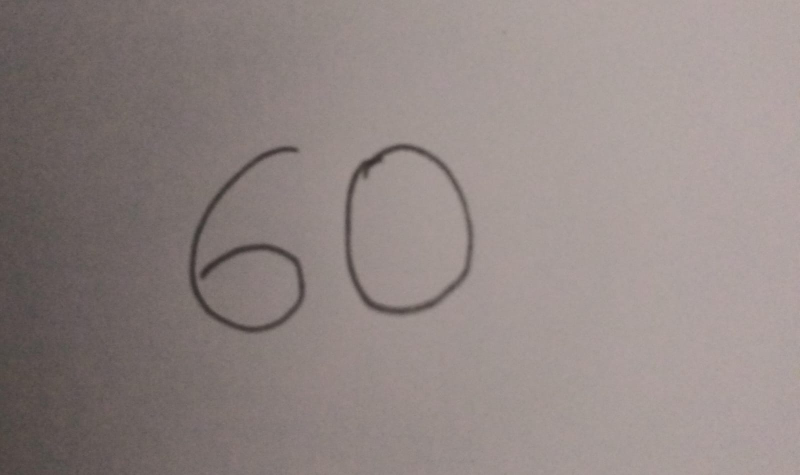
#> input picture Actividades/task_MNIST/images/prueba-2.jpg, 1600 x 950 px (shown at 1/2 size); its folder holds only this picture in this run
$ python -i preprocessing.py   (imports and definitions only)
#> lines starting #> are read from the running program, lines starting #| are printed output that depends on the picture; after the words box and inside, x2 and y2 are one past the last pixel; in counts of white or black regions, pixels touching at a corner belong together
"""
Módulo de preprocesamiento de imágenes para compatibilidad con MNIST y el MLP original.

Responsabilidades:
1. Validar la imagen de entrada y convertirla a escala de grises (manejando transparencia RGBA).
2. Detectar e invertir automáticamente el contraste para garantizar fondo negro (0) y trazo blanco (0-255).
3. Eliminar iluminación irregular o ruido de fondo y generar una máscara binaria limpia.
4. Adaptar cada recorte de dígito individual al estándar geométrico y radiométrico de MNIST:
   - Escalado proporcional (conservando relación de aspecto) dentro de una caja de 20x20 píxeles.
   - Centrado mediante centro de masa dentro de un lienzo de 28x28 píxeles.
   - Rango de intensidades en [0, 255] (SIN dividir entre 255, tal como se entrenó el modelo original).
   - Aplanado al vector de entrada (1, 784).
"""

from __future__ import annotations

from dataclasses import dataclass
from typing import Tuple, Union

import cv2
import numpy as np
from PIL import Image


class ImageProcessingError(ValueError):
    """Excepción controlada cuando una imagen no es válida o no contiene trazos procesables."""


@dataclass
class PreprocessedImage:
    """Resultado del preprocesamiento global de la imagen de entrada."""

    original_rgb: np.ndarray
    grayscale: np.ndarray
    normalized_gray: np.ndarray
    binary_mask: np.ndarray
    inverted_polarity: bool
    contrast_range: float


def load_and_validate_image(image_source: Union[np.ndarray, Image.Image, str]) -> np.ndarray:
    """
    Carga una imagen desde ruta, PIL.Image o np.ndarray y devuelve un arreglo RGB uint8.
    Si la imagen tiene canal Alfa (RGBA/LA), la compone sobre fondo blanco.
    """
    if isinstance(image_source, (str, bytes)):
        try:
            pil_img = Image.open(image_source)
        except Exception as exc:
            raise ImageProcessingError(f"No se pudo abrir el archivo de imagen: {exc}") from exc
    elif isinstance(image_source, Image.Image):
        pil_img = image_source
    elif isinstance(image_source, np.ndarray):
        arr = image_source
        if arr.ndim == 2:
            pil_img = Image.fromarray(arr.astype(np.uint8), mode="L")
        elif arr.ndim == 3 and arr.shape[2] in (3, 4):
            mode = "RGBA" if arr.shape[2] == 4 else "RGB"
#> mode = 'RGB'
            pil_img = Image.fromarray(arr.astype(np.uint8), mode=mode)
        else:
            raise ImageProcessingError(f"Dimensiones de imagen no soportadas: {arr.shape}")
    else:
        raise ImageProcessingError("Formato de entrada no válido. Use archivo, PIL.Image o np.ndarray.")

    # Si tiene transparencia (RGBA o LA), componer sobre lienzo blanco
    if pil_img.mode in ("RGBA", "LA") or (pil_img.mode == "P" and "transparency" in pil_img.info):
        rgba = pil_img.convert("RGBA")
        white_bg = Image.new("RGBA", rgba.size, (255, 255, 255, 255))
        pil_img = Image.alpha_composite(white_bg, rgba).convert("RGB")
    else:
        pil_img = pil_img.convert("RGB")

    rgb = np.array(pil_img, dtype=np.uint8)
    h, w = rgb.shape[:2]
#> h = 950; w = 1600
    if h < 10 or w < 10:
        raise ImageProcessingError(
            f"La imagen es demasiado pequeña ({w}x{h} px). Se requiere al menos 10x10 píxeles."
        )
    return rgb


def preprocess_full_image(image_source: Union[np.ndarray, Image.Image, str]) -> PreprocessedImage:
    """
    Convierte la imagen a escala de grises, detecta polaridad (fondo claro vs oscuro),
    suaviza ruido y obtiene tanto la imagen de intensidades sobre fondo negro como
    la máscara binaria para segmentación.
    """
    rgb = load_and_validate_image(image_source)
    gray = cv2.cvtColor(rgb, cv2.COLOR_RGB2GRAY)

    # Verificar que la imagen tenga suficiente contraste (que no esté en blanco/vacía)
    contrast_range = float(int(gray.max()) - int(gray.min()))
#> contrast_range = 128
    if contrast_range < 15.0 or float(gray.astype(np.float32).std()) < 1.5:
        raise ImageProcessingError(
            "La imagen carece de contraste suficiente o está vacía. "
            "Asegúrese de que el número sea visible respecto al fondo."
        )

    # Suavizado ligero para reducir ruido de sensor/compresión
    blurred = cv2.GaussianBlur(gray, (3, 3), 0)

    # Estimar el color del fondo usando los bordes de la imagen y la mediana global
    border_pixels = np.concatenate(
        [
            blurred[0, :],
            blurred[-1, :],
            blurred[:, 0],
            blurred[:, -1],
        ]
    )
#> border_pixels = 5100 values, max 172 at index 4157, min 69 at index 4044, mean 132.3
    bg_estimate = float(np.median(border_pixels))
#> bg_estimate = 144
    global_median = float(np.median(blurred))
#> global_median = 147

    # En MNIST el fondo es negro (0) y el dígito es blanco (255).
    # Si el fondo estimado es claro (> 115) o la mediana global es alta, invertimos.
    inverted_polarity = (bg_estimate > 115.0) or (global_median > 127.0)
#> inverted_polarity = True
    if inverted_polarity:
        fg_gray = 255 - blurred
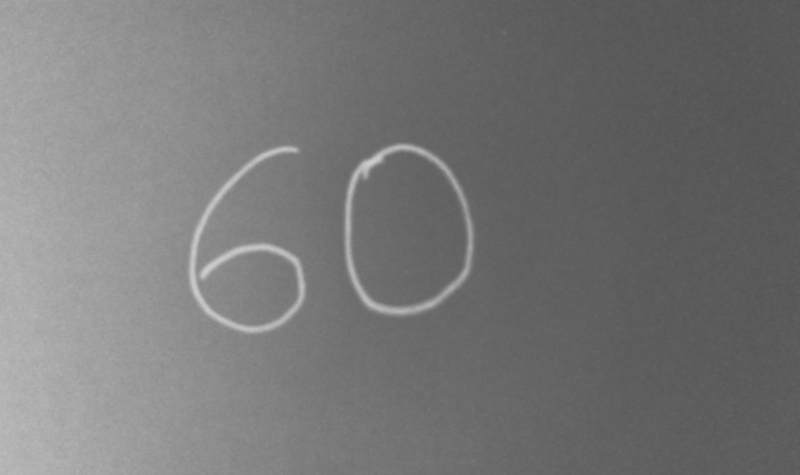
#> fg_gray: shape (950, 1600) (shown at 1/2 size); min 81, max 207, mean 118
    else:
        fg_gray = blurred.copy()

    # Sustracción morfológica de fondo (Top-Hat) para corregir iluminación irregular o fondos grises
    h, w = fg_gray.shape
#> h = 950; w = 1600
    kernel_size = max(15, int(min(h, w) * 0.25) | 1)
#> kernel_size = 237
    bg_kernel = cv2.getStructuringElement(cv2.MORPH_ELLIPSE, (kernel_size, kernel_size))
    local_bg = cv2.morphologyEx(fg_gray, cv2.MORPH_OPEN, bg_kernel)
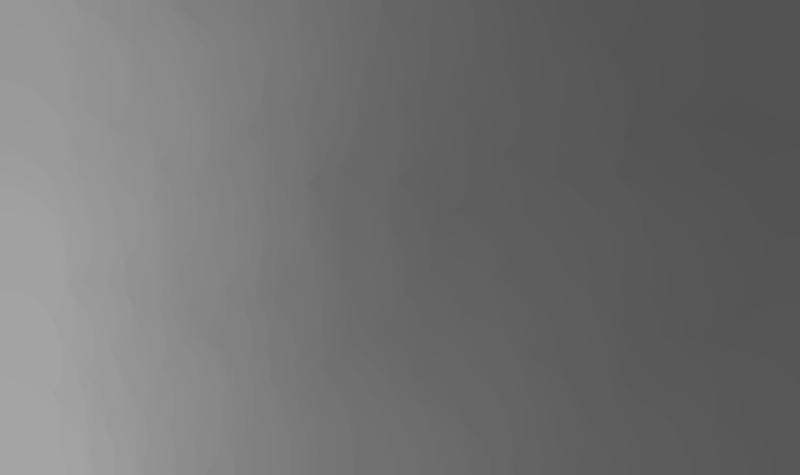
#> local_bg: shape (950, 1600) (shown at 1/2 size); min 81, max 164, mean 112.4
    fg_corrected = cv2.subtract(fg_gray, local_bg)
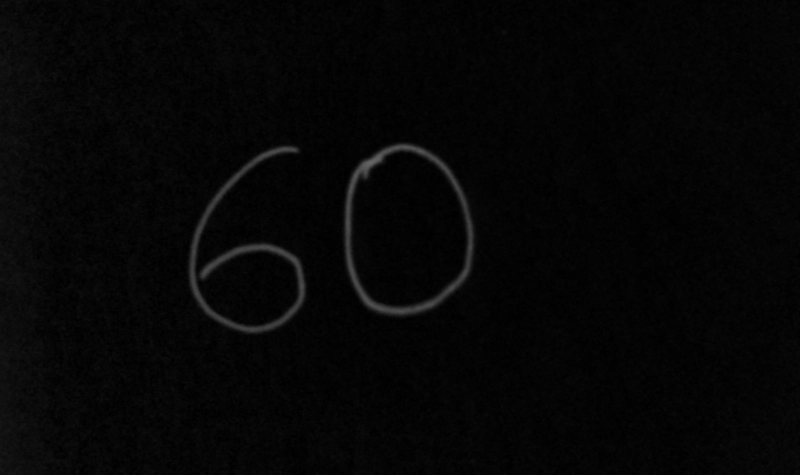
#> fg_corrected: shape (950, 1600) (shown at 1/2 size); min 0, max 103, mean 5.6

    # Estirar contraste al rango completo [0, 255]
    max_val = int(fg_corrected.max())
#> max_val = 103
    if max_val < 10:
        raise ImageProcessingError(
            "No se detectaron trazos distinguibles del fondo tras normalizar el contraste."
        )
    fg_stretched = np.clip((fg_corrected.astype(np.float32) / max_val) * 255.0, 0, 255).astype(
        np.uint8
    )
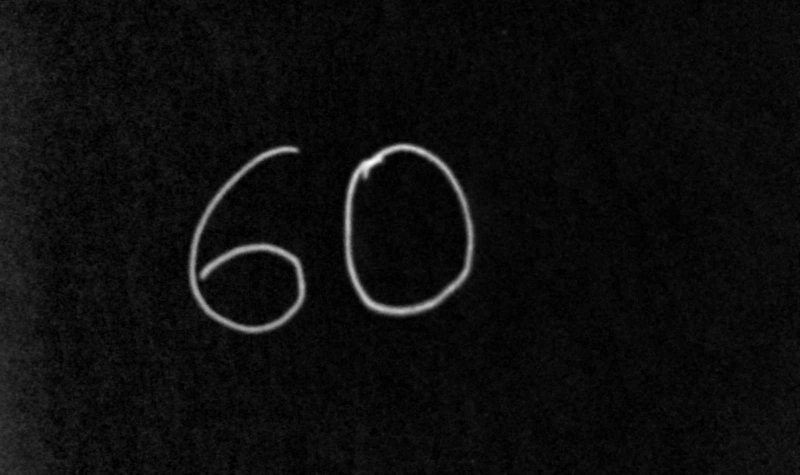
#> fg_stretched: shape (950, 1600) (shown at 1/2 size); min 0, max 255, mean 13.2

    # Umbralización de Otsu combinada con umbral mínimo para evitar amplificar ruido de fondo
    otsu_thresh, _ = cv2.threshold(fg_stretched, 0, 255, cv2.THRESH_BINARY + cv2.THRESH_OTSU)
#> otsu_thresh = 71
    effective_thresh = max(float(otsu_thresh), 55.0)
#> effective_thresh = 71
    _, binary_mask = cv2.threshold(fg_stretched, effective_thresh, 255, cv2.THRESH_BINARY)
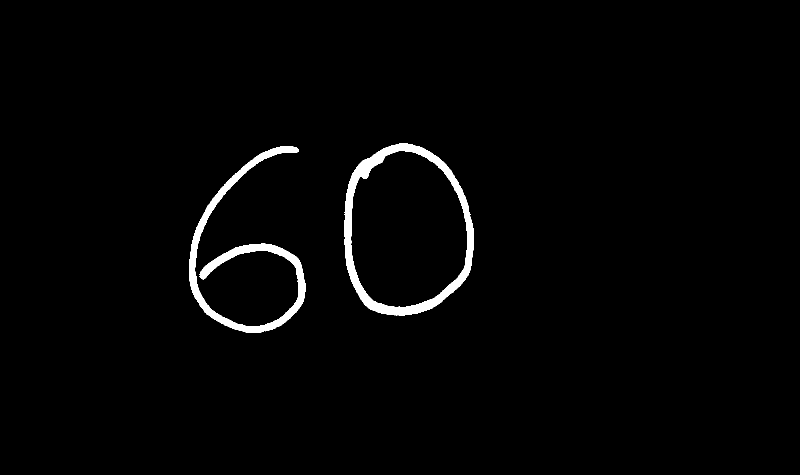
#> binary_mask: shape (950, 1600) (shown at 1/2 size); 1.8% white; 2 white regions, box (x1, y1, x2, y2) and area: (689, 287, 948, 632) 14026, (378, 292, 611, 666) 12883

    # Limpieza morfológica de puntos aislados diminutos (solo si la imagen es suficientemente grande)
    if min(h, w) >= 50:
        clean_kernel = np.ones((2, 2), np.uint8)
        binary_mask = cv2.morphologyEx(binary_mask, cv2.MORPH_OPEN, clean_kernel)
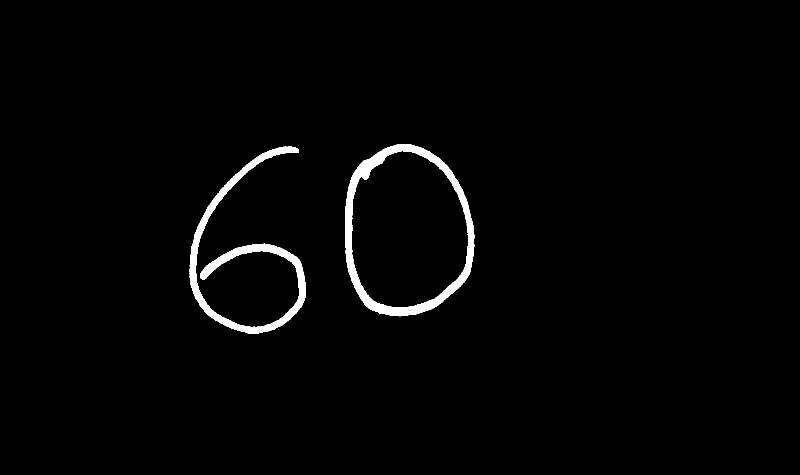
#> binary_mask: shape (950, 1600) (shown at 1/2 size); 1.8% white; 2 white regions, box (x1, y1, x2, y2) and area: (690, 288, 949, 633) 14025, (379, 293, 612, 667) 12878

    # Limpiar el fondo en la imagen de intensidades usando la máscara dilatada suavemente
    mask_dilated = cv2.dilate(binary_mask, np.ones((3, 3), np.uint8), iterations=1)
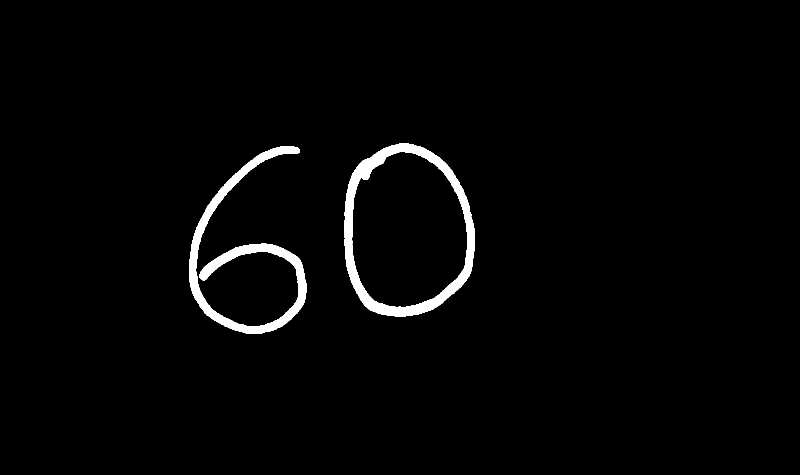
#> mask_dilated: shape (950, 1600) (shown at 1/2 size); 2.1% white; 2 white regions, box (x1, y1, x2, y2) and area: (689, 287, 950, 634) 16365, (378, 292, 613, 668) 15370
    normalized_gray = np.where(mask_dilated > 0, fg_stretched, 0).astype(np.uint8)

    if np.count_nonzero(binary_mask) == 0:
        raise ImageProcessingError("No se encontraron trazos válidos en la imagen.")

    return PreprocessedImage(
        original_rgb=rgb,
        grayscale=gray,
        normalized_gray=normalized_gray,
        binary_mask=binary_mask,
        inverted_polarity=inverted_polarity,
        contrast_range=contrast_range,
    )


# [120 lines left out: functions _compute_center_of_mass, format_digit_for_mnist, not called in this run]

>>> import cv2
>>> picture = cv2.cvtColor(cv2.imread('../images/prueba-2.jpg'), cv2.COLOR_BGR2RGB)
>>> result = preprocess_full_image(picture)
